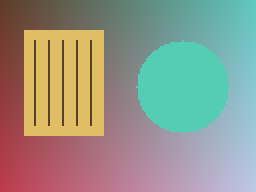
#> input picture images/sample.png, 128 x 96 px (shown 2 times larger)
$ python SaltPepperNoise.py
#> lines starting #> are read from the running program, lines starting #| are printed output that depends on the picture
import cv2
import numpy as np
import matplotlib.pyplot as plt
from pathlib import Path


# Change Img_path to use your own image.
Img_path = str(Path(__file__).resolve().parents[1] / 'images' / 'sample.png')
img = cv2.imread(Img_path)
#> img is the input picture: shape (96, 128, 3); mean B, G, R 136.8, 149.8, 148.3

if img is None:
    raise SystemExit("Image not found! Check Img_path.")

# Calculation
values = img.astype(float)
sigma = 20
rng = np.random.default_rng(42)
amount = 0.05
selector = rng.random(img.shape[:2])
noisy = img.copy()
noisy[selector < amount / 2] = 0
noisy[(selector >= amount / 2) & (selector < amount)] = 255
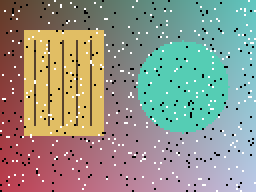
#> noisy: shape (96, 128, 3) (shown 2 times larger); mean B, G, R 136.4, 148.9, 147.5
noise = noisy.astype(float) - values
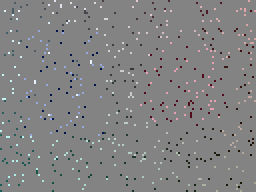
#> noise: shape (96, 128, 3) float64 (shown 2 times larger); mean B, G, R -0.4, -0.9, -0.7; drawn with min black and max white
result = np.clip(np.round(values + noise), 0, 255).astype(np.uint8)

applied_noise = cv2.cvtColor(result, cv2.COLOR_BGR2GRAY).astype(float) - cv2.cvtColor(img, cv2.COLOR_BGR2GRAY).astype(float)
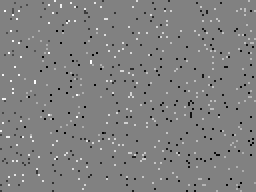
#> applied_noise: shape (96, 128) float64 (shown 2 times larger); min -193, max 186, mean -0.8; drawn with min black and max white

# Display the results needed for this experiment.
plt.figure(figsize=(15, 4))

plt.subplot(1, 3, 1)
plt.imshow(cv2.cvtColor(img, cv2.COLOR_BGR2RGB))
plt.title("Original")
plt.axis("off")

plt.subplot(1, 3, 2)
plt.imshow(cv2.cvtColor(result, cv2.COLOR_BGR2RGB))
plt.title('Salt Pepper Noise')
plt.axis("off")

plt.subplot(1, 3, 3)
plt.hist(applied_noise.ravel(), bins=61, range=(-255, 255))
plt.title("Applied grayscale noise")
plt.xlabel("Intensity change")
plt.ylabel("Pixel count")

plt.tight_layout()
plt.show()
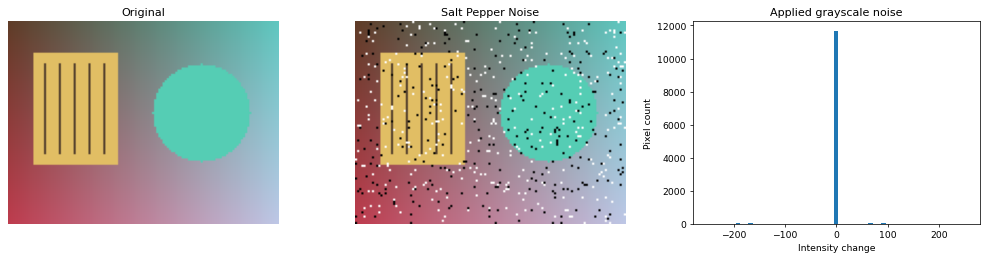
#> figure drawn by matplotlib, 3 panels; panel 3: tallest bar 11674 high, from x = -4.18 to 4.18
